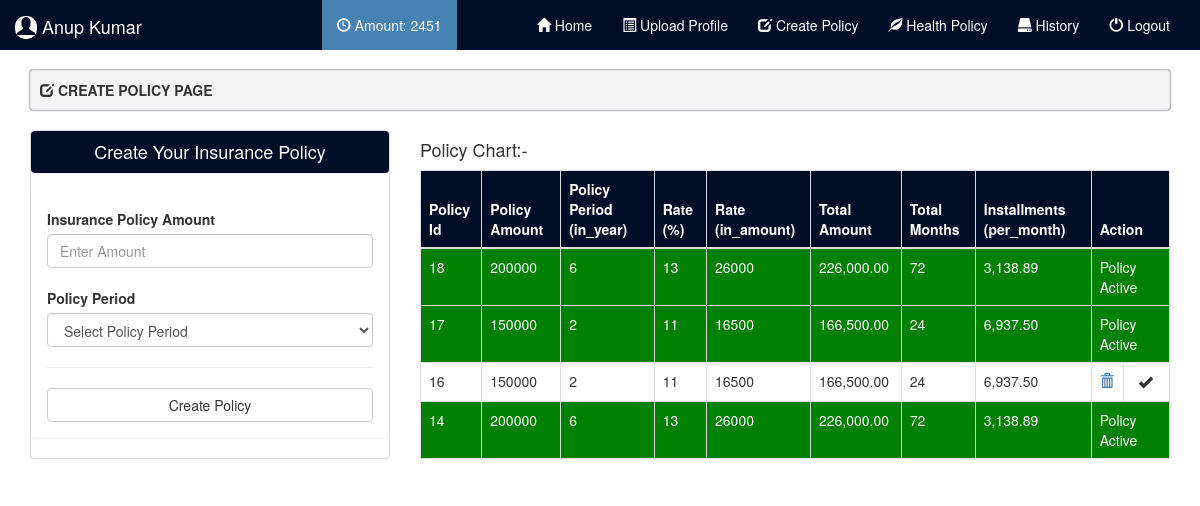
The page /create_policy.php (signed in) on the database its author committed.
### tables this page shows
CREATE TABLE IF NOT EXISTS `tbl_policy` (
  `pid` int(11) NOT NULL AUTO_INCREMENT,
  `pdate` varchar(12) NOT NULL,
  `uid` int(10) NOT NULL,
  `uname` varchar(50) NOT NULL,
  `amount` varchar(10) NOT NULL,
  `period` varchar(20) NOT NULL,
  `rate` varchar(10) NOT NULL,
  `rate_amt` varchar(10) NOT NULL,
  `tot_amt` varchar(10) NOT NULL,
  `months` varchar(20) NOT NULL,
  `installments` varchar(20) NOT NULL,
  `status` varchar(20) NOT NULL,
  PRIMARY KEY (`pid`)
);

### create_policy.php (the view, shortened to what this page needs)
<?php
include('connect.php');
$id = $_GET['id'];
mysqli_query($con,"DELETE FROM `tbl_policy` WHERE `pid` = '".$id."' ");
?>
<!DOCTYPE html>
<html>
<head>
	<?php include('bootcdn.php') ?>
</head>
<body>
	<?php include('header.php'); ?>
	<div class="container">
		<div class="well well-sm">
			<span class="glyphicon glyphicon-edit"></span>
			<b>CREATE POLICY PAGE</b>
		</div>
		<div class="row">
			<div class="col-sm-4">
				<div class="panel panel-default">
					<div class="panel panel-header">
						<h4>Create Your Insurance Policy</h4>
					</div>
					<div class="panel panel-body">
						<form method="post">
							<label>Insurance Policy Amount</label>
							<input type="number" name="amount" class="form-control" placeholder="Enter Amount" autofocus="">
							<br>
							<label>Policy Period</label>
							<select type="text" name="period" class="form-control" required="">
								<option value="">Select Policy Period</option>
							</select>
							<hr>
							<button type="submit" name="create_policy" class="btn btn-default btn-block">Create Policy</button>
						</form>
					</div>
				</div>
			</div>
			<div class="col-sm-8">
				<h4>Policy Chart:-</h4>
				<div class="table-responsive">
					<table class="table table-bordered">
						<thead>
							<tr>
								<th>Policy Id</th>
								<th>Policy Amount</th>
								<th>Policy Period (in_year)</th>
								<th>Rate (%)</th>
								<th>Rate (in_amount)</th>
								<th>Total Amount</th>
								<th>Total Months</th>
								<th>Installments (per_month)</th>
								<th colspan="2">Action</th>
							</tr>
						</thead>
						<tbody>
							<?php
							$a = mysqli_query($con,"SELECT * FROM `tbl_policy` WHERE `uid` = '".$_SESSION['uid']."' ORDER BY pid desc ");
							while($b = mysqli_fetch_assoc($a)){
							?>
							<tr style="<?php if($b['status']=='Active'){echo 'background-color:green;color:white;';}else{echo '';} ?>">
								<td><?php echo $b['pid'] ?></td>
								<td><?php echo $b['amount'] ?></td>
								<td><?php echo $b['period'] ?></td>
								<td><?php echo $b['rate'] ?></td>
								<td><?php echo $b['rate_amt'] ?></td>
								<td><?php echo number_format($b['tot_amt'],2) ?></td>
								<td><?php echo $b['months'] ?></td>
								<td><?php echo number_format($b['installments'],2) ?></td>
								<td <?php if($b['status']=='Active'){echo 'colspan="2"';}else{echo '';} ?>>
									<a style="<?php if($b['status']=='Active'){echo 'display:none;';}else{echo '';} ?>" title="Delete" href="create_policy?id=<?php echo $b['pid'] ?>">
										<span class="glyphicon glyphicon-trash"></span>
									</a>
                                    <a style="color:white;" href="mychart?id=<?php echo $b['pid'] ?>">
									<?php if($b['status']=='Active'){echo 'Policy Active';}else{echo '';} ?>
								    </a>
								</td>
								<td style="<?php if($b['status']=='Active'){echo 'display:none;';}else{echo '';} ?>">
									<form style="<?php if($b['status']=='Active'){echo 'display:none;';}else{echo '';} ?>" method="post">
										<button style="background:none;border:none;" type="submit" name="btnhidid">
											<span class="glyphicon glyphicon-ok"></span>
										</button>
									</form>
								</td>
							</tr>
						<?php } ?>
						</tbody>
					</table>
				</div>
			</div>
		</div>
	</div>
</body>
</html>

### create_policy.php (style rules this page uses)
.well-sm { box-shadow:0 0 2px #010E28; }
.panel-header { background-color:#010E28; color:white; text-align:center; }
.table-bordered thead tr th { background-color:#010E28;color:white; }

### rows shown on the page
tbl_policy: pid "18", amount "200000", period "6", rate "13", rate_amt "26000", tot_amt "226,000.00", months "72", installments "3,138.89", status "Policy Active"
tbl_policy: pid "17", amount "150000", period "2", rate "11", rate_amt "16500", tot_amt "166,500.00", months "24", installments "6,937.50", status "Policy Active"
tbl_policy: pid "16", amount "150000", period "2", rate "11", rate_amt "16500", tot_amt "166,500.00", months "24", installments "6,937.50"
tbl_policy: pid "14", amount "200000", period "6", rate "13", rate_amt "26000", tot_amt "226,000.00", months "72", installments "3,138.89", status "Policy Active"

### other values the page prints
$_SESSION['uname'] "Anup Kumar"
$total "2451"
